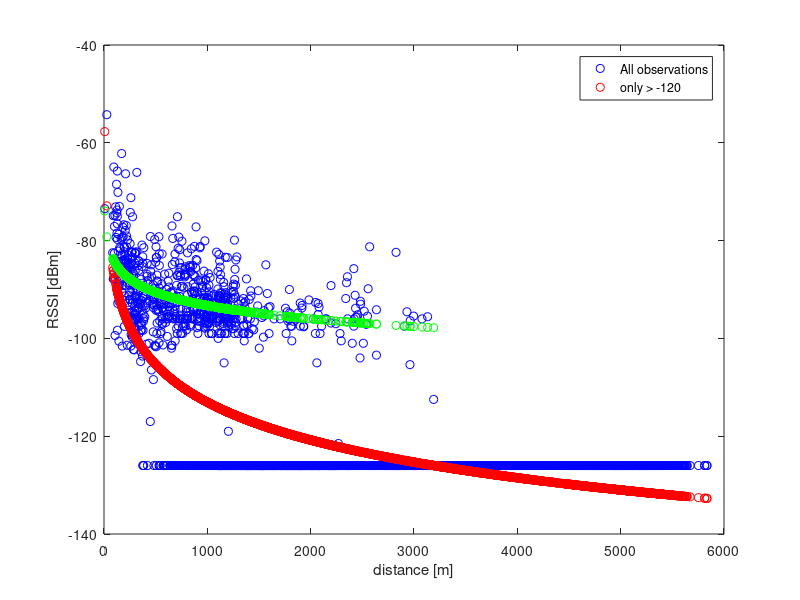
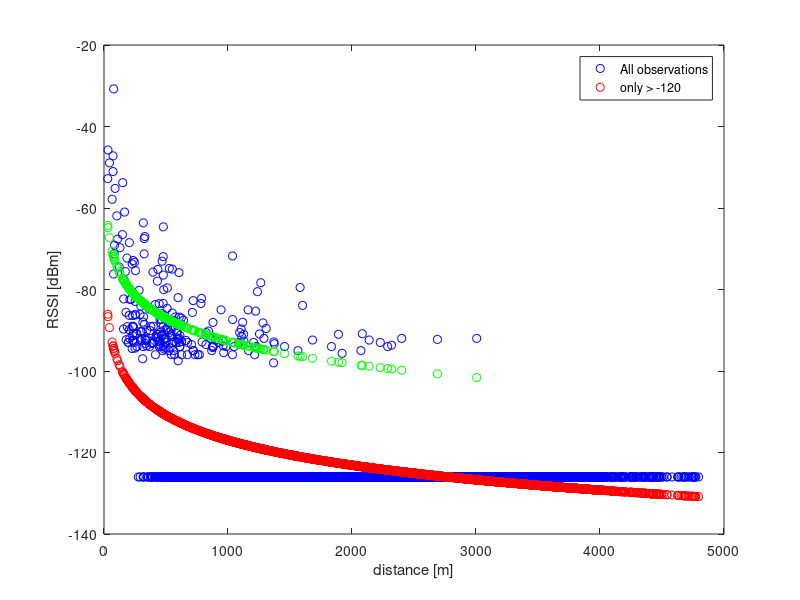
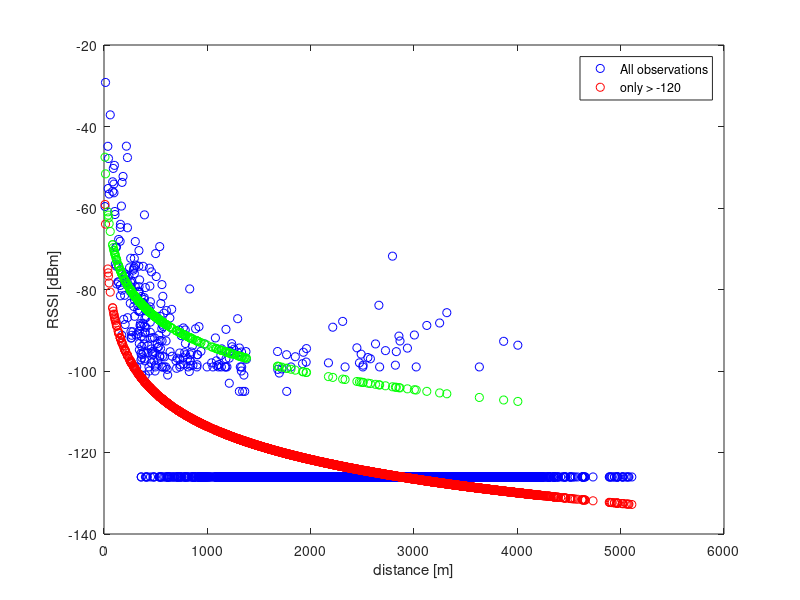
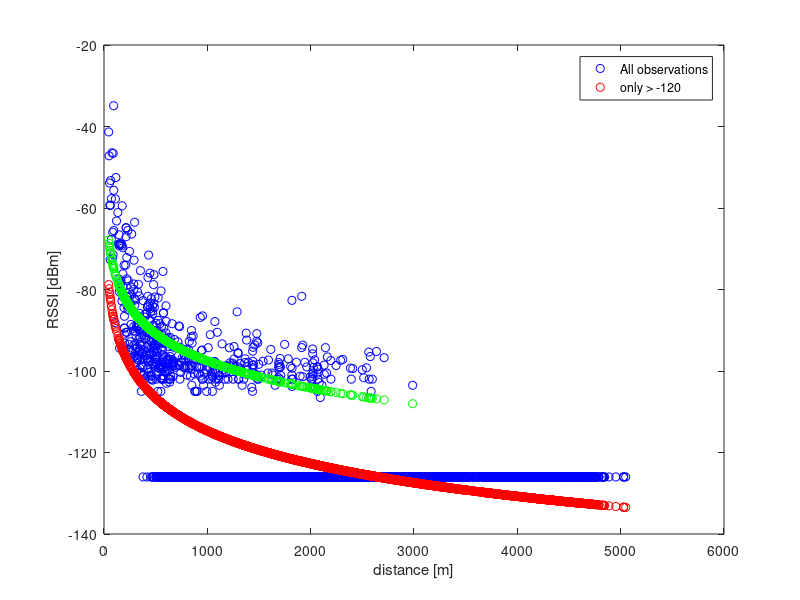

Write MATLAB code to recreate these figures, in order.
clear
close all
clc

load train_data.mat
for GW_ID = 1:10

%compute gw-sensor distances
distances = sqrt((gw_coord(GW_ID,1)-train_coord(:,1)).^2 + (gw_coord(GW_ID,2)-train_coord(:,2)).^2);

%plot distance vs rssi
figure()
plot(distances,train_rssi(:,GW_ID),'ob')
hold on

%estimate path loss model
rho = train_rssi(:,GW_ID);
H = [ones(length(rho),1) -10*log10(distances)];
theta = inv(H'*H)*H'*rho;

%plot estimation... not very nice
plot(distances,theta(1)-theta(2)*10*log10(distances),'or')

%second estimation, removing floor samples at - 130
distances(rho<-120) = [];
rho(rho<-120) = [];
H = [ones(length(rho),1) -10*log10(distances)];
theta = inv(H'*H)*H'*rho

plot(distances,theta(1)-theta(2)*10*log10(distances),'og')
xlabel('distance [m]')
ylabel('RSSI [dBm]')
legend('All observations','only > -120')
end
